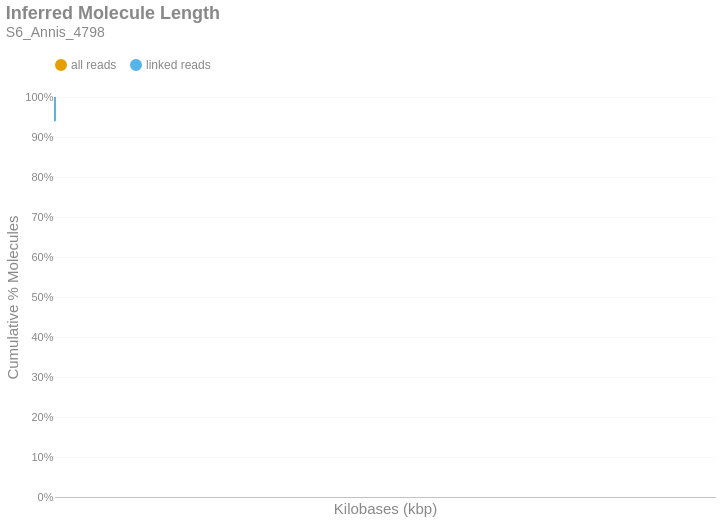

Write notebook code for a chart like this one.
### Markdown cell above
### Inferred Molecule Length
This is the cumulative frequency distribution of molecule lengths inferred from the first and last alignment positions along a contig for all alignments associated with a single linked-read barcode on a given contig.There are two distributions: one with `all` the alignments (yellow) and another with only `linked reads` (blue). The percent of molecules in the `linked reads` distribution is relative to the total number of linked molecules.

### Code cell
if SKIPLR:
    print_html(f"Skipped")
else:
    binned_df = consolidated_hist(valids['length_inferred']/1000, mask, 10, True)
    binned_df = binned_df.with_columns(
        pl.when(pl.col('bin').cast(pl.Utf8) == '0').then(pl.lit('1')).otherwise(pl.col('bin').cast(pl.Utf8)).alias('bin')
    )
    with SafeRender(binned_df):
        (
            density_plot(binned_df, 'Inferred Molecule Length', samplename, 'inferredlen')
            .transform_calculate(bin_kb='datum.bin / 1000')
            .encode(
                x=alt.X('bin_kb:Q', title="Kilobases (kbp)").scale(type='log', padding=0).axis(labelAngle=-40),
                y=alt.Y('value:Q', title='Cumulative % Molecules')
                    .axis(format='%')
                    .stack(False)
                    .scale(domainMin=0, domainMax=1,padding=0),
                color=alt.Color("key:N").scale(domain = ["all reads", "linked reads"]),
                tooltip = [
                    alt.Tooltip("key:N", title = "Data Type"),
                    alt.Tooltip("range_label:N", title="Kilobases"),
                    alt.Tooltip("value:Q", format = ".2%", title="% Molecules (Cum.)")
                ]
            )
        ).display()

### Figure 1 — Vega-Lite specification as saved in the notebook (floating-point values rounded to 4 significant figures; data arrays with more than 128 entries replaced by an {"elided": "..."} marker saying what was removed)
{"width": "container", "height": 400, "config": {"title": {"anchor": "start", "dy": -15, "fontSize": 18, "color": "#888888", "subtitleColor": "#888888", "subtitleFontSize": 14}, "arc": {"fill": "#0072B2"}, "axis": {"domainColor": "#888888", "domainWidth": 0.5, "gridWidth": 0.2, "grid": false, "titleFontWeight": 400, "titleFontSize": 15, "labelFontSize": 11, "labelColor": "#888888", "tickColor": "#888888", "tickWidth": 0.2, "titleColor": "#888888"}, "axisBand": {"grid": false}, "axisX": {"grid": true, "tickSize": 10, "domainCap": "round"}, "axisY": {"domain": false, "grid": true, "tickSize": 0, "domainCap": "round"}, "background": "transparent", "header": {"labelFontSize": 15, "labelColor": "#888888", "titleFontSize": 15, "titleFontWeight": 600, "titleColor": "#888888"}, "legend": {"labelFont": "sans-serif", "labelFontSize": 12, "labelColor": "#888888", "symbolSize": 100, "symbolType": "circle", "titleFontSize": 12, "titlePadding": 10, "titleColor": "#888888", "title": null, "orient": "top"}, "range": {"category": ["#E69F00", "#56B4E9", "#009E73", "#F0E442", "#0072B2", "#D55E00", "#CC79A7", "#000000"], "diverging": ["#cfe8f3", "#a2d4ec", "#73bfe2", "#46abdb", "#1696d2", "#12719e"]}, "area": {"fill": "#0072B2", "fillOpacity": 0.7, "line": true, "strokeOpacity": 0.7}, "line": {"color": "#0072B2", "stroke": "#0072B2", "strokeWidth": 2}, "trail": {"color": "#0072B2", "stroke": "#0072B2", "strokeWidth": 0, "size": 1}, "point": {"filled": true, "fillOpacity": 1.0, "size": 95}, "text": {"color": "#888888", "fontSize": 11, "align": "right", "fontWeight": 400, "size": 11}, "bar": {"fill": "#0072B2", "stroke": null}, "view": {"stroke": null, "continuousWidth": 660, "continuousHeight": 400}}, "data": {"name": "data-04c618108a0f8fdc5d4b0babce3184ab"}, "mark": {"type": "line", "interpolate": "monotone", "point": {"opacity": 0, "size": 275}}, "encoding": {"color": {"field": "key", "scale": {"domain": ["all reads", "linked reads"]}, "type": "nominal"}, "tooltip": [{"field": "key", "title": "Data Type", "type": "nominal"}, {"field": "range_label", "title": "Kilobases", "type": "nominal"}, {"field": "value", "format": ".2%", "title": "% Molecules (Cum.)", "type": "quantitative"}], "x": {"axis": {"labelAngle": -40}, "field": "bin_kb", "scale": {"type": "log", "padding": 0}, "title": "Kilobases (kbp)", "type": "quantitative"}, "y": {"axis": {"format": "%"}, "field": "value", "scale": {"domainMin": 0, "domainMax": 1, "padding": 0}, "stack": false, "title": "Cumulative % Molecules", "type": "quantitative"}}, "params": [{"name": "param_c36ac31b6afebe62", "select": {"type": "point", "fields": ["key"]}, "bind": "legend"}], "title": {"text": "Inferred Molecule Length", "subtitle": "S6_Annis_4798"}, "transform": [{"fold": ["all reads (cumsum)", "linked reads (cumsum)"]}, {"calculate": "replace(datum.key, ' (cumsum)', '')", "as": "key"}, {"filter": {"param": "param_c36ac31b6afebe62"}}, {"calculate": "datum.bin / 1000", "as": "bin_kb"}], "usermeta": {"embedOptions": {"downloadFileName": "S6_Annis_4798.inferredlen"}}, "$schema": "https://vega.github.io/schema/vega-lite/v6.1.0.json", "datasets": {"data-04c618108a0f8fdc5d4b0babce3184ab": {"elided": "612 records"}}}
